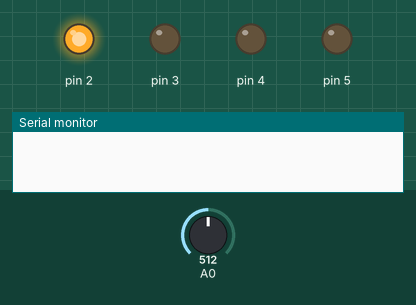
Simulated run of this sketch. Board: Arduino Uno, built with avr-gcc and run on an emulated ATmega328P. Parts: output pins drawn as LEDs (lit = HIGH), the last lines printed to the serial monitor. The inputs (shaded band) are chosen by the test bench; at power-on: A0 = 512.

Above: at 0.05 s.
At 0.35 s:
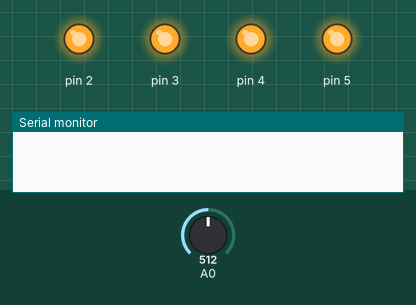
At 0.75 s:
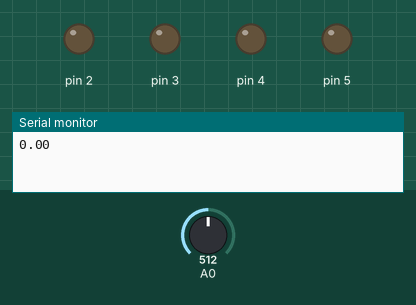
At 1.35 s:
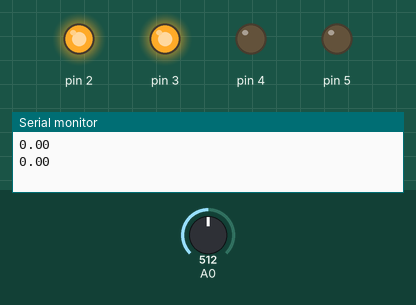
At 2.85 s:
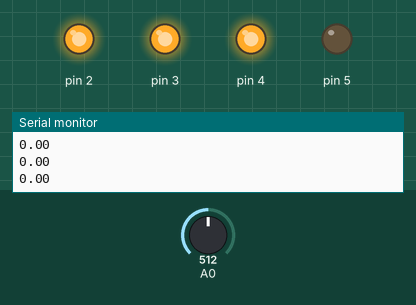
Timing chart, 0 to 3.1 s (numbered marks = the images above):
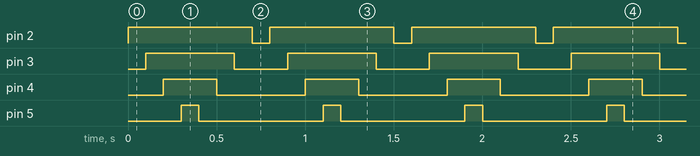

The sketch:

6_Conversor_digital_an_logo_con_R2R.ino
```cpp
int timer = 100;
void setup() {
  for (int thisPin = 2; thisPin < 6; thisPin++) {
    pinMode(thisPin, OUTPUT);
  }
  Serial.begin(9600);
}
void loop() {
  for (int thisPin = 2; thisPin < 6; thisPin++) {
    digitalWrite(thisPin, HIGH);
    delay(timer);
  }
  int sensorValue = analogRead(A0);
  float voltaje = sensorValue * (5 / 1023);
  Serial.println(voltaje);
  for (int thisPin = 5; thisPin>=2 ; thisPin--) {
    digitalWrite(thisPin, LOW);
    delay(timer);
  }
}
```

Measured:
- by itself, pin 2: alternates HIGH for 0.70 s and LOW for 0.10 s
- by itself, pin 3: alternates HIGH for 0.50 s and LOW for 0.30 s
- by itself, pin 4: alternates HIGH for 0.30 s and LOW for 0.50 s
- by itself, pin 5: alternates HIGH for 0.10 s and LOW for 0.70 s
